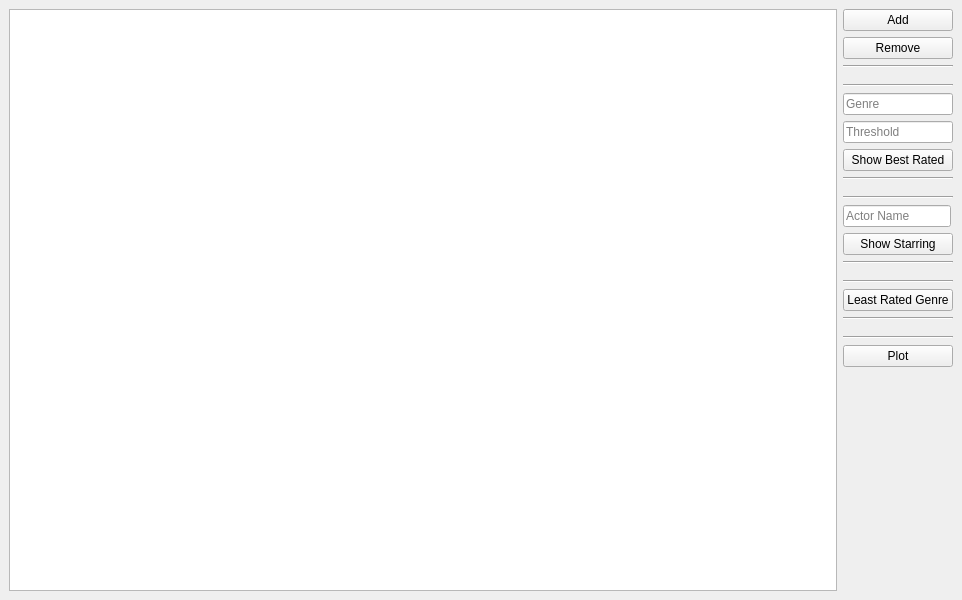
<?xml version="1.0" encoding="UTF-8"?>
<ui version="4.0">
 <class>MainWindow</class>
 <widget class="QMainWindow" name="MainWindow">
  <property name="geometry">
   <rect>
    <x>0</x>
    <y>0</y>
    <width>962</width>
    <height>600</height>
   </rect>
  </property>
  <property name="windowTitle">
   <string>My Fucking Cinema - a useless cinema manager</string>
  </property>
  <widget class="QWidget" name="centralwidget">
   <layout class="QHBoxLayout" name="horizontalLayout">
    <item>
     <widget class="QTableWidget" name="tableWidget">
      <property name="selectionMode">
       <enum>QAbstractItemView::SingleSelection</enum>
      </property>
     </widget>
    </item>
    <item>
     <layout class="QVBoxLayout" name="verticalLayout">
      <property name="sizeConstraint">
       <enum>QLayout::SetDefaultConstraint</enum>
      </property>
      <property name="leftMargin">
       <number>0</number>
      </property>
      <item>
       <widget class="QPushButton" name="pushButton">
        <property name="text">
         <string>Add</string>
        </property>
       </widget>
      </item>
      <item>
       <widget class="QPushButton" name="pushButton_2">
        <property name="text">
         <string>Remove</string>
        </property>
       </widget>
      </item>
      <item>
       <widget class="Line" name="line">
        <property name="orientation">
         <enum>Qt::Horizontal</enum>
        </property>
       </widget>
      </item>
      <item>
       <spacer name="verticalSpacer_2">
        <property name="orientation">
         <enum>Qt::Vertical</enum>
        </property>
        <property name="sizeType">
         <enum>QSizePolicy::Fixed</enum>
        </property>
        <property name="sizeHint" stdset="0">
         <size>
          <width>20</width>
          <height>10</height>
         </size>
        </property>
       </spacer>
      </item>
      <item>
       <widget class="Line" name="line_2">
        <property name="orientation">
         <enum>Qt::Horizontal</enum>
        </property>
       </widget>
      </item>
      <item>
       <widget class="QLineEdit" name="lineEdit_2">
        <property name="sizePolicy">
         <sizepolicy hsizetype="Fixed" vsizetype="Fixed">
          <horstretch>0</horstretch>
          <verstretch>0</verstretch>
         </sizepolicy>
        </property>
        <property name="maximumSize">
         <size>
          <width>158</width>
          <height>16777215</height>
         </size>
        </property>
        <property name="baseSize">
         <size>
          <width>158</width>
          <height>0</height>
         </size>
        </property>
        <property name="placeholderText">
         <string>Genre</string>
        </property>
       </widget>
      </item>
      <item>
       <widget class="QLineEdit" name="lineEdit">
        <property name="sizePolicy">
         <sizepolicy hsizetype="Minimum" vsizetype="Fixed">
          <horstretch>0</horstretch>
          <verstretch>0</verstretch>
         </sizepolicy>
        </property>
        <property name="inputMask">
         <string/>
        </property>
        <property name="text">
         <string/>
        </property>
        <property name="placeholderText">
         <string>Threshold</string>
        </property>
       </widget>
      </item>
      <item>
       <widget class="QPushButton" name="pushButton_3">
        <property name="text">
         <string>Show Best Rated</string>
        </property>
       </widget>
      </item>
      <item>
       <widget class="Line" name="line_5">
        <property name="orientation">
         <enum>Qt::Horizontal</enum>
        </property>
       </widget>
      </item>
      <item>
       <spacer name="verticalSpacer_5">
        <property name="orientation">
         <enum>Qt::Vertical</enum>
        </property>
        <property name="sizeType">
         <enum>QSizePolicy::Fixed</enum>
        </property>
        <property name="sizeHint" stdset="0">
         <size>
          <width>20</width>
          <height>10</height>
         </size>
        </property>
       </spacer>
      </item>
      <item>
       <widget class="Line" name="line_9">
        <property name="orientation">
         <enum>Qt::Horizontal</enum>
        </property>
       </widget>
      </item>
      <item>
       <widget class="QLineEdit" name="lineEdit_4">
        <property name="sizePolicy">
         <sizepolicy hsizetype="Fixed" vsizetype="Fixed">
          <horstretch>0</horstretch>
          <verstretch>0</verstretch>
         </sizepolicy>
        </property>
        <property name="placeholderText">
         <string>Actor Name</string>
        </property>
       </widget>
      </item>
      <item>
       <widget class="QPushButton" name="pushButton_10">
        <property name="text">
         <string>Show Starring</string>
        </property>
       </widget>
      </item>
      <item>
       <widget class="Line" name="line_10">
        <property name="orientation">
         <enum>Qt::Horizontal</enum>
        </property>
       </widget>
      </item>
      <item>
       <spacer name="verticalSpacer_9">
        <property name="orientation">
         <enum>Qt::Vertical</enum>
        </property>
        <property name="sizeType">
         <enum>QSizePolicy::Fixed</enum>
        </property>
        <property name="sizeHint" stdset="0">
         <size>
          <width>20</width>
          <height>10</height>
         </size>
        </property>
       </spacer>
      </item>
      <item>
       <widget class="Line" name="line_11">
        <property name="orientation">
         <enum>Qt::Horizontal</enum>
        </property>
       </widget>
      </item>
      <item>
       <widget class="QPushButton" name="pushButton_11">
        <property name="text">
         <string>Least Rated Genre</string>
        </property>
       </widget>
      </item>
      <item>
       <widget class="Line" name="line_13">
        <property name="orientation">
         <enum>Qt::Horizontal</enum>
        </property>
       </widget>
      </item>
      <item>
       <spacer name="verticalSpacer_10">
        <property name="orientation">
         <enum>Qt::Vertical</enum>
        </property>
        <property name="sizeType">
         <enum>QSizePolicy::Fixed</enum>
        </property>
        <property name="sizeHint" stdset="0">
         <size>
          <width>20</width>
          <height>10</height>
         </size>
        </property>
       </spacer>
      </item>
      <item>
       <widget class="Line" name="line_12">
        <property name="orientation">
         <enum>Qt::Horizontal</enum>
        </property>
       </widget>
      </item>
      <item>
       <widget class="QPushButton" name="pushButton_4">
        <property name="text">
         <string>Plot</string>
        </property>
       </widget>
      </item>
      <item>
       <spacer name="verticalSpacer">
        <property name="orientation">
         <enum>Qt::Vertical</enum>
        </property>
        <property name="sizeHint" stdset="0">
         <size>
          <width>20</width>
          <height>40</height>
         </size>
        </property>
       </spacer>
      </item>
     </layout>
    </item>
   </layout>
  </widget>
 </widget>
 <resources/>
 <connections/>
</ui>
